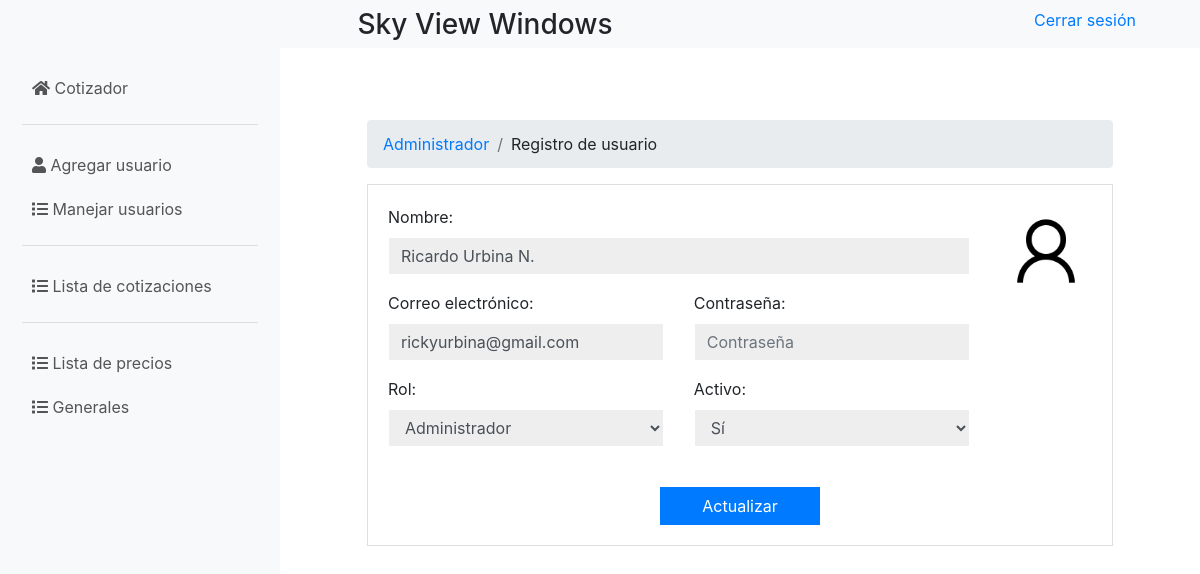
Page /inicio.php?action=uptUsuario&idEditar=1 (signed in) on the committed database.
### tables this page shows
CREATE TABLE `usuarios` (
  `id` int(11) NOT NULL,
  `usuario` varchar(12) NOT NULL,
  `password` varchar(100) NOT NULL,
  `nombre` varchar(50) NOT NULL,
  `email` text NOT NULL,
  `rol` int(11) NOT NULL,
  `activo` varchar(1) NOT NULL
);

### models/conexion.php (called while the page is built)
<?php
class Conexion {
  public static function conectar() {
    $servername = "127.0.0.1";
    $username = "root";
    $password = "";
    $dbname = "cotizador";
    try {
      $conexion = new PDO("mysql:host=$servername;dbname=$dbname", $username, $password);
      $conexion->setAttribute(PDO::ATTR_ERRMODE, PDO::ERRMODE_EXCEPTION);
    } catch (PDOException $exception) {
      print_r($exception);
    }
    return $conexion;
  }
}

### models/modelUsuario.php (called while the page is built, shortened)
<?php
    require_once "conexion.php";
    class ModelUsuario{
        public static function mdlBuscarUsuario($id){
            $statement = Conexion::conectar() -> prepare("SELECT * FROM `usuarios` WHERE id= :id");
            $statement -> bindParam(":id", $id, PDO::PARAM_INT);
            $statement -> execute();
            return $statement -> fetch();
        }
    }
?>

### controllers/controllerUsuario.php (the view, shortened to what this page needs)
<?php
    class ControllerUsuario{
        public static function ctrBuscarUsuario($id){
            $respuesta = ModelUsuario::mdlBuscarUsuario($id);
            $rol = $respuesta["rol"] == 0 ? ("selected") : ("");
            $estado = $respuesta["activo"] == "S" ? ("selected") : ("");
            echo'
            <div class="card-body">
            <div class="row">
                <div class="col-md-10">
                    <div class="row">
                        <div class="col-md-12">
                            <div class="form-group">
                                <label for="cajaNombres">Nombre:</label>
                                <input class="form-control" type="text" required placeholder="Nombre(s)" id="cajaNombres" name="cajaNombres" value="'.$respuesta["nombre"].'">
                            </div>
                        </div>
                    </div>
                    <div class="row">
                        <div class="col-md-6">
                            <div class="form-group">
                                <label for="cajaEmail">Correo electrónico:</label>
                                <input class="form-control" type="email" required
                                placeholder="Correo electrónico" id="cajaEmail" name="cajaEmail" value="'.$respuesta["email"].'">
                            </div>
                        </div>
                        <div class="col-md-6">
                            <div class="form-group">
                                <label for="cajaPassword">Contraseña:</label>
                                <input class="form-control" type="password"
                                placeholder="Contraseña" id="cajaPassword" name="cajaPassword">
                            </div>
                        </div>
                    </div>
                </div>
                <div class="col-md-2">
                    <img class="img-profile" src="./img/user.png" alt="Seleccionar foto de perfil">
                </div>
            </div>
            <div class="row">
                <div class="col-md-5">
                    <div class="form-group">
                        <label for="selectRol">Rol:</label>
                        <select required class="form-control" id="selectRol" name="selectRol" >
                            <option value="0" '.$rol.'>Administrador</option>
                        </select>
                    </div>
                </div>
                <div class="col-md-5">
                    <div class="form-group">
                        <label for="selectActivo">Activo:</label>
                        <select required class="form-control" id="selectActivo" name="selectActivo" value="'.$respuesta["activo"].'">
                            <option value="S" '.$estado.' >Sí</option>
                        </select>
                    </div>
                </div>
            </div>
            <br>
            <div class="row">
                <div class="col-md-12 text-center">
                    <button type="submit"  class="btn btn-primary" style="min-width: 10em;"  name="actualizar" id="actualizar" value="Actualizar">Actualizar</button>
                </div>
            </div>
        </div>
            ';
        }
    }
?>

### views/css/style.css (style rules this page uses)
body { height: 100vh; display: flex; flex-direction: column; }
input { border-radius: 0px !important; border-color: rgba(0, 0, 0, 0) !important; background-color: #EEEEEE !important; }
button { border-radius: 0px !important; }
select { border-radius: 0px !important; border-color: rgba(0, 0, 0, 0) !important; background-color: #EEEEEE !important; }
.img-profile { width: 100%; }

### rows in the picture
usuarios: cajaNombres "Ricardo Urbina N.", cajaEmail "rickyurbina@gmail.com", selectActivo "Sí"
